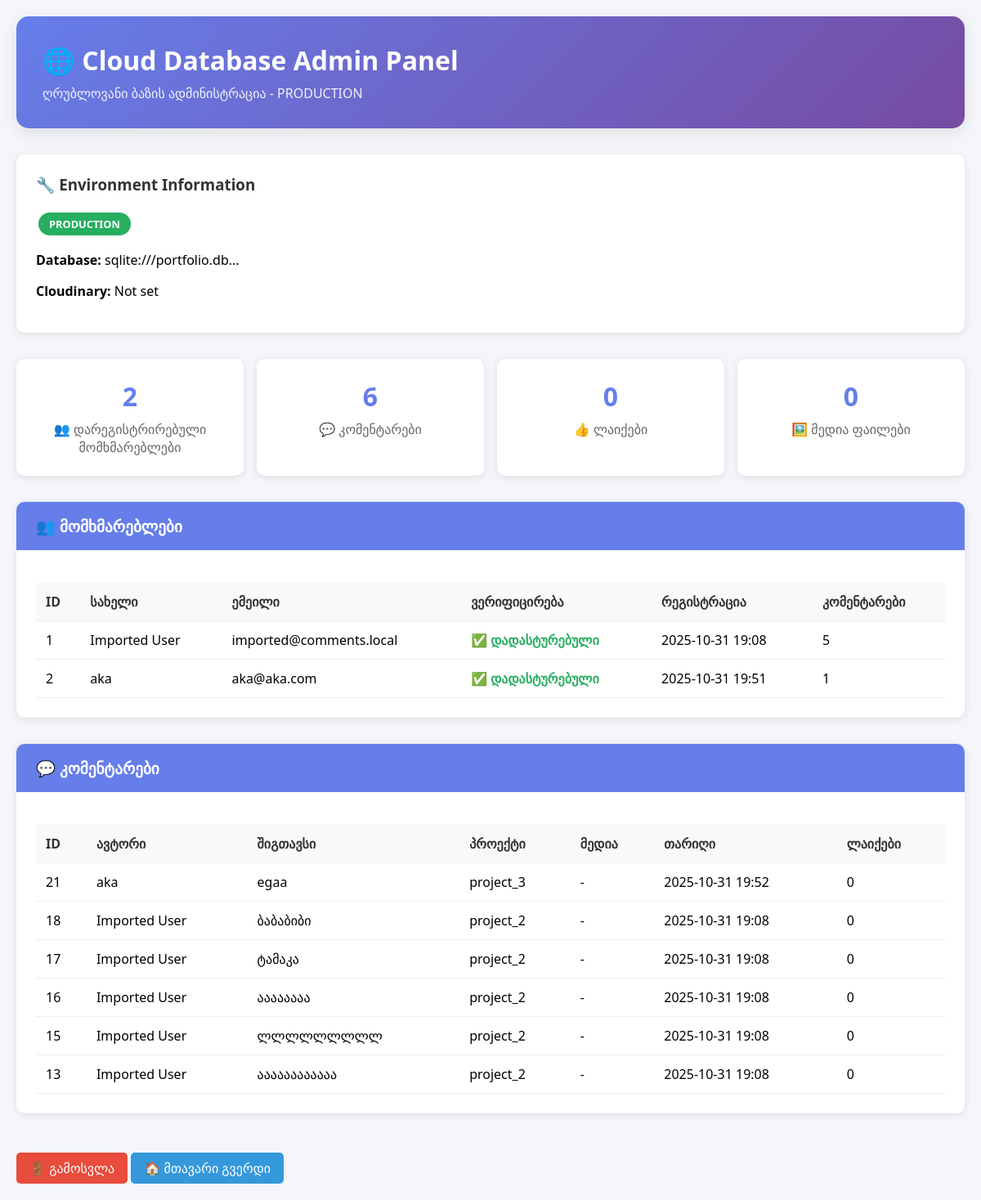
The page /cloud-admin (signed in) on the database as committed earlier.
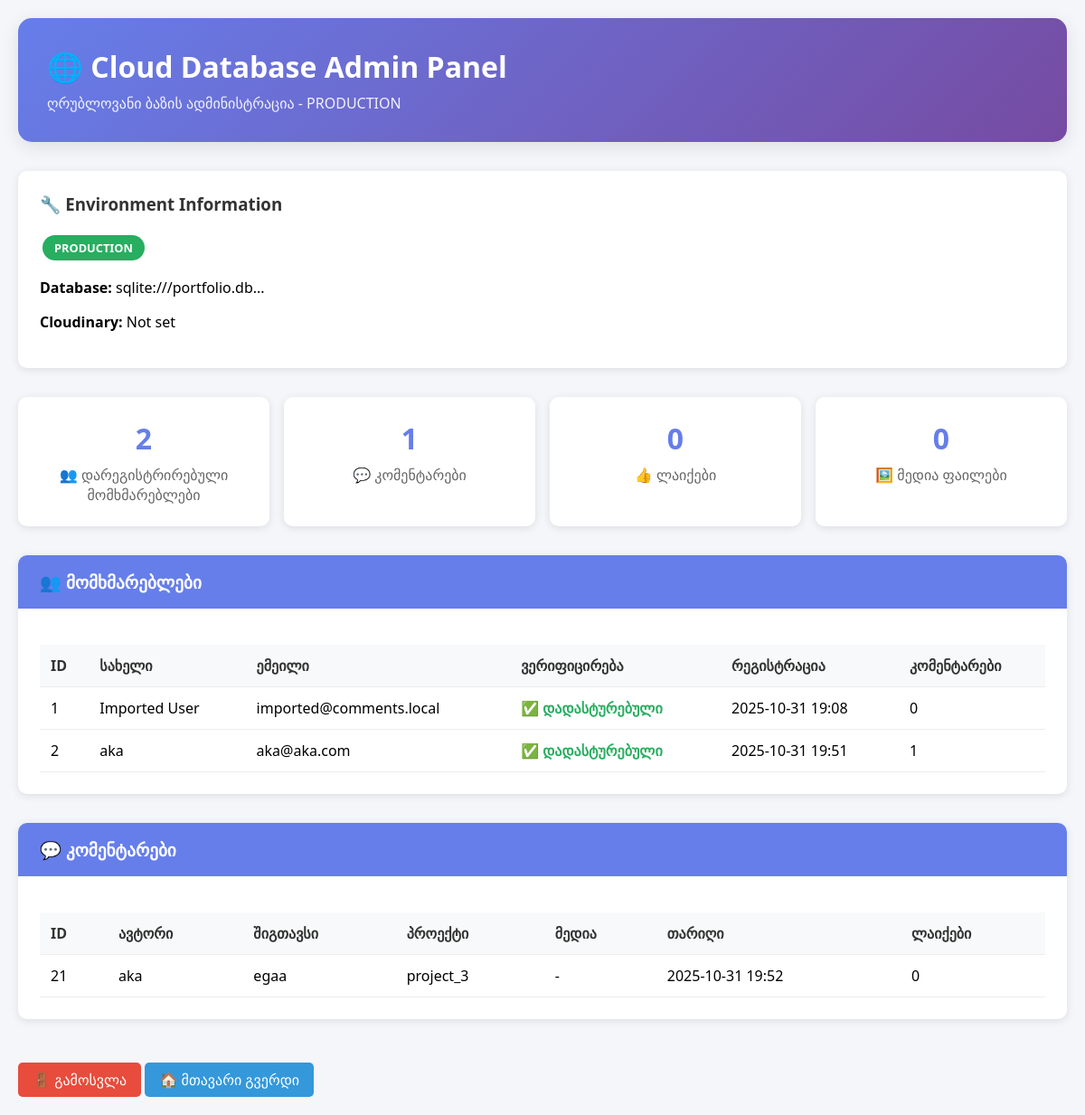
The same page on the database as committed later.
### models.py (models this page shows, shortened)
class User(UserMixin, db.Model):
    id = db.Column(db.Integer, primary_key=True)
    name = db.Column(db.String(50), nullable=False)
    email = db.Column(db.String(120), unique=True, nullable=False)
    password_hash = db.Column(db.String(128), nullable=False)
    email_verified = db.Column(db.Boolean, default=False, nullable=False)
    verification_token = db.Column(db.String(100), nullable=True)
    reset_token = db.Column(db.String(100), nullable=True)
    reset_token_expires = db.Column(db.DateTime, nullable=True)
    created_at = db.Column(db.DateTime, default=datetime.utcnow)
    is_active = db.Column(db.Boolean, default=True)
    comments = db.relationship('Comment', backref='author', lazy=True)

class Comment(db.Model):
    id = db.Column(db.Integer, primary_key=True)
    content = db.Column(db.Text, nullable=False)
    project_id = db.Column(db.String(50), nullable=False)
    user_id = db.Column(db.Integer, db.ForeignKey('user.id'), nullable=False)  # Required for registered users only
    parent_id = db.Column(db.Integer, db.ForeignKey('comment.id'), nullable=True)
    media_urls = db.Column(db.Text, nullable=True)  # JSON array of Cloudinary URLs
    created_at = db.Column(db.DateTime, default=datetime.utcnow)
    replies = db.relationship('Comment', backref=db.backref('parent', remote_side=[id]), lazy=True)
    likes = db.relationship('Like', backref='comment', lazy=True, cascade='all, delete-orphan')
    def get_like_count(self):
        return len(self.likes)

### app.py (the view, shortened to what this page needs)
@app.route('/cloud-admin', methods=['GET', 'POST'])
def cloud_admin():
    if not session.get('cloud_admin'):
        return render_template('cloud_admin_login.html')
    try:
        users = User.query.all()
        comments = Comment.query.order_by(Comment.created_at.desc()).all()
        likes = Like.query.all()
        env_info = {
            'database_url': os.environ.get('DATABASE_URL', 'Local SQLite'),
            'cloudinary_cloud': os.environ.get('CLOUDINARY_CLOUD_NAME', 'Not set'),
            'environment': 'PRODUCTION' if os.environ.get('DATABASE_URL') else 'DEVELOPMENT'
        }
        return render_template('cloud_admin_panel.html',
                             users=users,
                             comments=comments,
                             likes=likes,
                             env_info=env_info)
    except Exception as e:
        flash(f'Database error: {e}', 'error')
        return render_template('cloud_admin_login.html')

### templates/cloud_admin_panel.html (shortened to what the changed rows need)
<!DOCTYPE html>
<html lang="ka">
<head>
</head>
<body>
    <div class="container">
        <div class="header">
            <h1>🌐 Cloud Database Admin Panel</h1>
        </div>
        <div class="stats">
            <div class="stat-card">
                <div class="stat-number">{{ comments|length }}</div>
                <div class="stat-label">💬 კომენტარები</div>
            </div>
        </div>
        <div class="section">
            <div class="section-content">
                {% if users %}
                <table class="data-table">
                    <thead>
                        <tr>
                            <th>ID</th>
                            <th>სახელი</th>
                            <th>ემეილი</th>
                            <th>ვერიფიცირება</th>
                            <th>რეგისტრაცია</th>
                            <th>კომენტარები</th>
                        </tr>
                    </thead>
                    <tbody>
                        {% for user in users %}
                        <tr>
                            <td>{{ user.id }}</td>
                            <td>{{ user.name }}</td>
                            <td>{{ user.email }}</td>
                            <td>
                                {% if user.email_verified %}
                                    <span class="user-verified">✅ დადასტურებული</span>
                                {% else %}
                                    <span class="user-unverified">⏳ მოლოდინში</span>
                                {% endif %}
                            </td>
                            <td>{{ user.created_at.strftime('%Y-%m-%d %H:%M') if user.created_at else 'N/A' }}</td>
                            <td>{{ user.comments|length }}</td>
                        </tr>
                        {% endfor %}
                    </tbody>
                </table>
                {% else %}
                <p>მომხმარებლები ჯერ არ არის დარეგისტრირებული.</p>
                {% endif %}
            </div>
        </div>
        <div class="section">
            <div class="section-content">
                {% if comments %}
                <table class="data-table">
                    <thead>
                        <tr>
                            <th>ID</th>
                            <th>ავტორი</th>
                            <th>შიგთავსი</th>
                            <th>პროექტი</th>
                            <th>მედია</th>
                            <th>თარიღი</th>
                            <th>ლაიქები</th>
                        </tr>
                    </thead>
                    <tbody>
                        {% for comment in comments %}
                        <tr>
                            <td>{{ comment.id }}</td>
                            <td>{{ comment.author.name if comment.author else 'ანონიმური' }}</td>
                            <td class="comment-content">{{ comment.content[:100] }}{% if comment.content|length > 100 %}...{% endif %}</td>
                            <td>{{ comment.project_id }}</td>
                            <td>
                                {% if comment.media_url %}
                                    <a href="{{ comment.media_url }}" target="_blank" class="media-link">📷 სურათი</a>
                                {% else %}
                                    -
                                {% endif %}
                            </td>
                            <td>{{ comment.created_at.strftime('%Y-%m-%d %H:%M') if comment.created_at else 'N/A' }}</td>
                            <td>{{ comment.get_like_count() }}</td>
                        </tr>
                        {% endfor %}
                    </tbody>
                </table>
                {% else %}
                <p>კომენტარები ჯერ არ არის.</p>
                {% endif %}
            </div>
        </div>
    </div>
</body>
</html>

Rows that differ between the two databases and show on the page:
removed Comment: id "18", author "Imported User", content "ბაბაბიბი", project_id "project_2", created_at "2025-10-31 19:08", get_like_count "0"
removed Comment: id "17", author "Imported User", content "ტამაკა", project_id "project_2", created_at "2025-10-31 19:08", get_like_count "0"
removed Comment: id "16", author "Imported User", content "აააააააა", project_id "project_2", created_at "2025-10-31 19:08", get_like_count "0"
removed Comment: id "15", author "Imported User", content "ლლლლლლლლლ", project_id "project_2", created_at "2025-10-31 19:08", get_like_count "0"
removed Comment: id "13", author "Imported User", content "აააააააააააა", project_id "project_2", created_at "2025-10-31 19:08", get_like_count "0"
computed for User "Imported User": comments|length "5" → "0"
Other text that changed with them:
{{ comments|length }}: "6" → "1"
